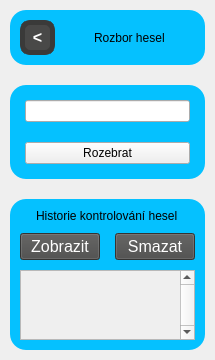
            <widget class="QWidget" name="widget_18" native="true">
             <layout class="QVBoxLayout" name="verticalLayout_2" stretch="1,2">
              <property name="spacing">
               <number>10</number>
              </property>
              <property name="leftMargin">
               <number>10</number>
              </property>
              <property name="topMargin">
               <number>10</number>
              </property>
              <property name="rightMargin">
               <number>10</number>
              </property>
              <property name="bottomMargin">
               <number>10</number>
              </property>
              <item>
               <widget class="QWidget" name="widget_19" native="true">
                <layout class="QVBoxLayout" name="verticalLayout_10">
                 <property name="spacing">
                  <number>10</number>
                 </property>
                 <property name="leftMargin">
                  <number>0</number>
                 </property>
                 <property name="topMargin">
                  <number>0</number>
                 </property>
                 <property name="rightMargin">
                  <number>0</number>
                 </property>
                 <property name="bottomMargin">
                  <number>10</number>
                 </property>
                 <item>
                  <widget class="QWidget" name="widget_21" native="true">
                   <layout class="QVBoxLayout" name="verticalLayout_11" stretch="1,5">
                    <property name="spacing">
                     <number>20</number>
                    </property>
                    <property name="leftMargin">
                     <number>0</number>
                    </property>
                    <property name="topMargin">
                     <number>0</number>
                    </property>
                    <property name="rightMargin">
                     <number>0</number>
                    </property>
                    <property name="bottomMargin">
                     <number>0</number>
                    </property>
                    <item alignment="Qt::AlignmentFlag::AlignTop">
                     <widget class="QWidget" name="widget_28" native="true">
                      <property name="styleSheet">
                       <string notr="true">QWidget{
 background-color: #05C1FF;
    border-radius: 16px;
}</string>
                      </property>
                      <layout class="QGridLayout" name="gridLayout_16" columnstretch="1,5">
                       <property name="leftMargin">
                        <number>10</number>
                       </property>
                       <property name="topMargin">
                        <number>10</number>
                       </property>
                       <property name="rightMargin">
                        <number>10</number>
                       </property>
                       <property name="bottomMargin">
                        <number>10</number>
                       </property>
                       <property name="spacing">
                        <number>10</number>
                       </property>
                       <item row="1" column="0">
                        <widget class="QPushButton" name="rozbor_button_menu">
                         <property name="minimumSize">
                          <size>
                           <width>35</width>
                           <height>35</height>
                          </size>
                         </property>
                         <property name="styleSheet">
                          <string notr="true">QPushButton{
background-color:#494948;
color:white;
font-size: 16px;
font-weight:800;
border: 5px solid  #3a3a39;
border-radius: 10px;

}
QPushButton:hover{
font-weight:1600;
background-color:#3a3a39;


}

QPushButton:pressed {
font-weight:400;
background-color:#2c2c2b;


}</string>
                         </property>
                         <property name="text">
                          <string>&lt;</string>
                         </property>
                        </widget>
                       </item>
                       <item row="1" column="1">
                        <widget class="QWidget" name="widget_30" native="true">
                         <layout class="QHBoxLayout" name="horizontalLayout_14">
                          <item alignment="Qt::AlignmentFlag::AlignHCenter">
                           <widget class="QLabel" name="label_5">
                            <property name="styleSheet">
                             <string notr="true">QLabel{
color:black	;
	font: 500 18pt &quot;Verdana&quot;;
}</string>
                            </property>
                            <property name="text">
                             <string>Rozbor hesel</string>
                            </property>
                           </widget>
                          </item>
                         </layout>
                        </widget>
                       </item>
                      </layout>
                     </widget>
                    </item>
                    <item>
                     <widget class="QWidget" name="widget_29" native="true">
                      <property name="styleSheet">
                       <string notr="true">#widget_29{
 background-color: #05C1FF;
    border-radius: 16px;
}</string>
                      </property>
                      <layout class="QVBoxLayout" name="verticalLayout_17">
                       <property name="spacing">
                        <number>20</number>
                       </property>
                       <property name="leftMargin">
                        <number>15</number>
                       </property>
                       <property name="topMargin">
                        <number>15</number>
                       </property>
                       <property name="rightMargin">
                        <number>15</number>
                       </property>
                       <property name="bottomMargin">
                        <number>15</number>
                       </property>
                       <item>
                        <widget class="QLineEdit" name="rozbor_input"/>
                       </item>
                       <item>
                        <widget class="QPushButton" name="rozbor_button_rozebrat">
                         <property name="text">
                          <string>Rozebrat</string>
                         </property>
                        </widget>
                       </item>
                      </layout>
                     </widget>
                    </item>
                   </layout>
                  </widget>
                 </item>
                </layout>
               </widget>
              </item>
              <item>
               <widget class="QWidget" name="widget_20" native="true">
                <property name="styleSheet">
                 <string notr="true">#widget_20{
 background-color: #05C1FF;
    border-radius: 16px;
}
QPushButton{
background-color:#494948;
color:white;
font-size: 16px;
}
QPushButton:hover{
font-weight:800;
background-color:#3a3a39;
}

QPushButton:pressed {
font-weight:400;
background-color:#2c2c2b;
}</string>
                </property>
                <layout class="QGridLayout" name="gridLayout_13" rowstretch="1,2,10">
                 <property name="leftMargin">
                  <number>10</number>
                 </property>
                 <property name="topMargin">
                  <number>10</number>
                 </property>
                 <property name="rightMargin">
                  <number>10</number>
                 </property>
                 <property name="bottomMargin">
                  <number>10</number>
                 </property>
                 <property name="spacing">
                  <number>10</number>
                 </property>
                 <item row="0" column="0" alignment="Qt::AlignmentFlag::AlignHCenter">
                  <widget class="QLabel" name="label_13">
                   <property name="text">
                    <string>Historie kontrolování hesel</string>
                   </property>
                  </widget>
                 </item>
                 <item row="1" column="0">
                  <widget class="QWidget" name="widget_22" native="true">
                   <layout class="QHBoxLayout" name="horizontalLayout_12">
                    <property name="spacing">
                     <number>15</number>
                    </property>
                    <property name="leftMargin">
                     <number>0</number>
                    </property>
                    <property name="topMargin">
                     <number>0</number>
                    </property>
                    <property name="rightMargin">
                     <number>0</number>
                    </property>
                    <property name="bottomMargin">
                     <number>0</number>
                    </property>
                    <item>
                     <widget class="QPushButton" name="rozbor_button_historie_zobrazit">
                      <property name="text">
                       <string>Zobrazit</string>
                      </property>
                     </widget>
                    </item>
                    <item>
                     <widget class="QPushButton" name="rozbor_button_historie_delete">
                      <property name="styleSheet">
                       <string notr="true"/>
                      </property>
                      <property name="text">
                       <string>Smazat</string>
                      </property>
                     </widget>
                    </item>
                   </layout>
                  </widget>
                 </item>
                 <item row="2" column="0">
                  <widget class="QWidget" name="widget_23" native="true">
                   <layout class="QGridLayout" name="gridLayout_14">
                    <property name="leftMargin">
                     <number>0</number>
                    </property>
                    <property name="topMargin">
                     <number>0</number>
                    </property>
                    <property name="rightMargin">
                     <number>0</number>
                    </property>
                    <property name="bottomMargin">
                     <number>0</number>
                    </property>
                    <property name="spacing">
                     <number>0</number>
                    </property>
                    <item row="0" column="0">
                     <widget class="QScrollArea" name="rozbor_historie_scrollArea">
                      <property name="verticalScrollBarPolicy">
                       <enum>Qt::ScrollBarPolicy::ScrollBarAlwaysOn</enum>
                      </property>
                      <property name="widgetResizable">
                       <bool>true</bool>
                      </property>
                      <widget class="QWidget" name="scrollAreaWidgetContents">
                       <property name="geometry">
                        <rect>
                         <x>0</x>
                         <y>0</y>
                         <width>244</width>
                         <height>205</height>
                        </rect>
                       </property>
                       <property name="styleSheet">
                        <string notr="true">scrollAreaWidgetContents &gt;QWidget{
background-color:black;
color:red;
}</string>
                       </property>
                      </widget>
                     </widget>
                    </item>
                   </layout>
                  </widget>
                 </item>
                </layout>
               </widget>
              </item>
             </layout>
            </widget>
